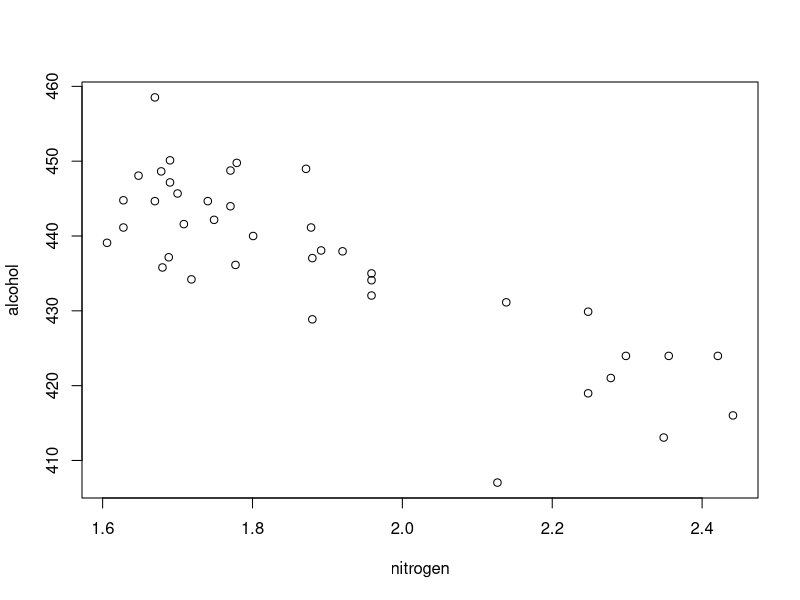
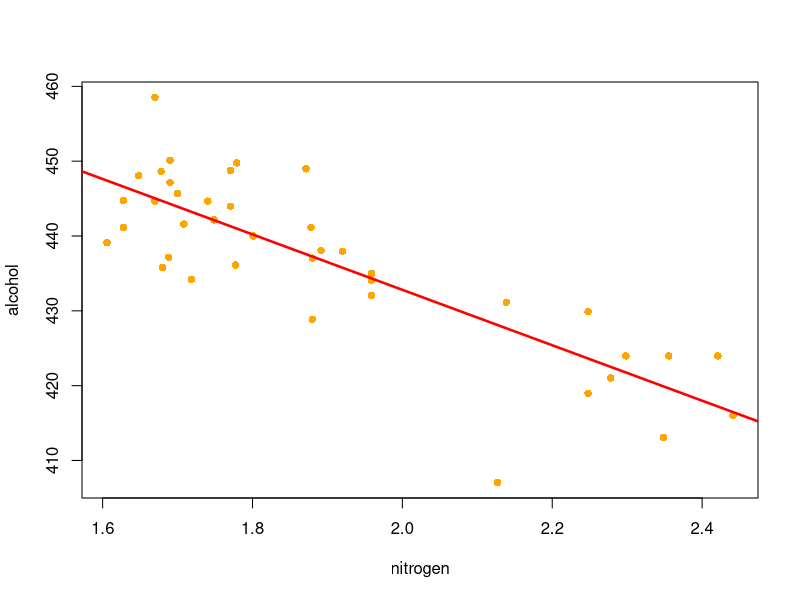

Generate these figures, in order, with R: (Note: this script raises an error after producing the figures.)
## ---- chunk 1
knitr::opts_chunk$set(echo = TRUE)
## ---- chunk 2
grains<-read.table("datasets/grains.dat", header=TRUE)
model<-lm(alcohol~nitrogen, data=grains)
plot(alcohol~nitrogen, data=grains)
summary(model)
## ---- chunk 3
Beta<-cov(grains$alcohol,grains$nitrogen) / var(grains$nitrogen)
alpha<-mean(mean(grains$alcohol) - Beta * mean(grains$nitrogen))
alpha
Beta
## ---- chunk 4
a<-0.01
BConfInt<- Beta + c(-1,1) * qt(1-a/2, df =38) * 4.096
aConfInt<- alpha + c(-1,1) * qt(1-a/2, df = 38) * 7.839

BConfInt
aConfInt

#contro prova
confint(model,level = 1-a)
## ---- chunk 5
plot(alcohol~nitrogen, data=grains, pch=16, col="orange")
abline(model, col="red", lwd=2.5)
## ---- chunk 6
library(fastDummies)
plot(nitrogen~location, data=grains)
#grains<-transform(grains, Aberdeen = ifelse(location=="Aberdeen", 1, 0 ))
#grains<-transform(grains, Berwicks = ifelse(location=="Berwicks", 1, 0 ))
#grains<-transform(grains, E.Lothian = ifelse(location=="E.Lothian", 1, 0 ))
#grains<-dummy_cols(grains, select_columns = "location")
model_q <- lm (alcohol ~ (location) , data=grains)
summary(model_q)
## ---- chunk 7
aov(model_q)
anova(model_q)
## ---- chunk 8
library(car)
model2<-lm(alcohol~nitrogen+(location), data = grains)
anova(model)
anova(model2)
anova(model, model2)




## ---- chunk 9
scatterplot(nitrogen~factor(location), data=grains)
## ---- chunk 10
step(model, scope = list(upper=model2), direction = "both", trace=1)
## ---- chunk 11
#alcohol ~ nitrogen
predict(model, newdata = data.frame(nitrogen=c(1.9,2.7)), level = "prediction", se.fit = TRUE)
## ---- chunk 12
confInterval<-predict(model, newdata=data.frame(nitrogen=c(1.9,2.7)),interval = "confidence", level = 1-0.05/2)
confInterval
## ---- chunk 13
p<-predict(model, newdata=data.frame(nitrogen=c(1.9,2.7)))
predInterval<-predict(model, newdata=data.frame(nitrogen=c(1.9,2.7)),interval = "prediction", level = 1-0.05/2)
p;predInterval
